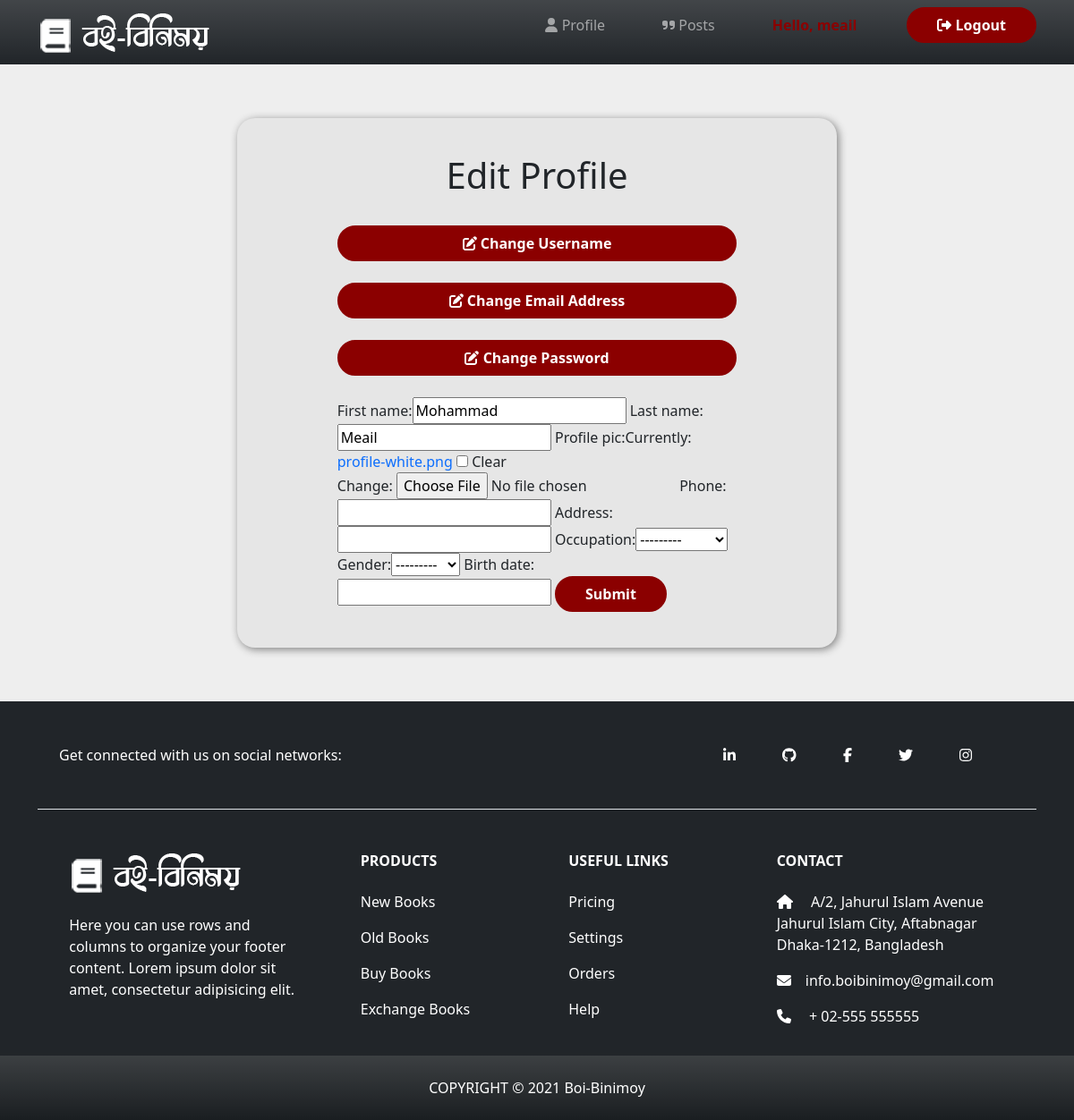
/edit-profile/ (signed in), run on an earlier commit of the app's database.
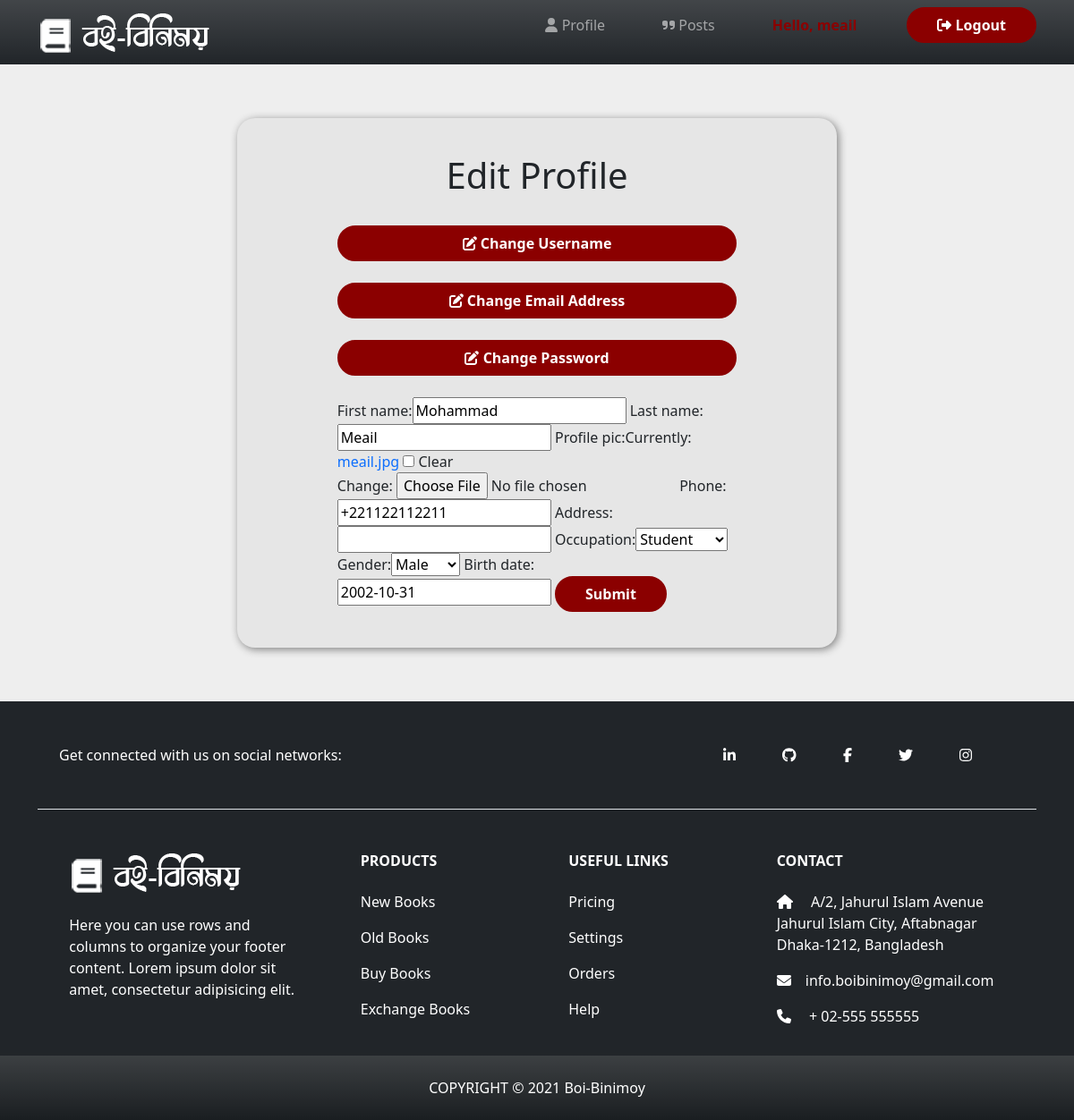
And on a later commit of the database.
### users/models.py (models this page shows, shortened)
class Customer(models.Model):
    GENDER_TYPE = (
        ('Male','Male'),
        ('Female','Female'),
        ('Others','Others')
    )
    OCCUPATION_TYPE = (
        ('Student','Student'),
        ('Job-Holder','Job-Holder'),
    )
    username = models.OneToOneField(User, null=True, blank=True, on_delete=models.CASCADE)
    first_name = models.CharField(max_length=200, null=True, blank=True)
    last_name = models.CharField(max_length=200, null=True, blank=True)
    profile_pic = models.ImageField(default='profile-white.png', null=True, blank=True)
    phone = models.CharField(max_length=200, null=True, blank=True)
    email = models.CharField(max_length=200, null=True, blank=True)
    address = models.CharField(max_length=200, null=True, blank=True)
    occupation = models.CharField(max_length=50,choices=OCCUPATION_TYPE, null=True,blank=True)
    gender = models.CharField(max_length=50,choices=GENDER_TYPE, null=True,blank=True)
    birth_date = models.DateField(null=True, blank=True)
    created = models.DateTimeField(auto_now_add=True)
    updated = models.DateTimeField(auto_now=True)

### users/decorators.py (the view)
        def wrapper_func(request, *args, **kwargs):
            group = None
            if request.user.groups.exists():
                group = request.user.groups.all()[0].name
            if group in allowed_roles:
                return view_func(request, *args, **kwargs)
            else:
                return render(request,'users/unauthorized_page.html')

### users/forms.py
class CustomerForm(ModelForm):
    class Meta:
        model = Customer
        fields = '__all__'
        exclude = ['username','email']

### users/views.py (called while the page is built, shortened)
@login_required(login_url='login')
@allowed_users(allowed_roles=['customer'])
def editUserProfile(request):
    customer = Customer.objects.get(username=request.user)
    myUser = User.objects.get(username=request.user)
    form = CustomerForm(instance=customer)
    context = {'myUser':request.user,'form':form}
    return render(request,'users/edit_user_profile.html',context)

### templates/users/edit_user_profile.html (shortened to what this page needs)
{% extends 'users/main.html' %}
{% load static %}
{% load bootstrap %}
{% block content %}
<div class="container">
    <div class="form-div">
        <h1 class="text-center">Edit Profile</h1><br>
        <a class="btn btn-darkred width-full" href='{% url "change-username" %}'><i class="fas fa-edit"></i> Change Username</a><br><br>
        <a class="btn btn-darkred width-full" href='{% url "change-email" %}'><i class="fas fa-edit"></i> Change Email Address</a><br><br>
        <a class="btn btn-darkred width-full" href='{% url "change-password" %}'><i class="fas fa-edit"></i> Change Password</a><br><br>
        <form method="POST" action="" enctype="multipart/form-data">
            {{ form|bootstrap }}
            <input class="btn btn--sub btn--lg  my-md btn-darkred" type="submit" value="Submit" />
        </form>
    </div>
</div>
{% endblock %}

### templates/users/main.html (shortened to what this page needs)
<!DOCTYPE html>
{% load static %}
<html lang="en">
<head>
    <link rel="stylesheet" href="{% static 'css/fontawesome.css' %}">
    <link href="https://cdn.jsdelivr.net/npm/bootstrap@5.1.3/dist/css/bootstrap.min.css" rel="stylesheet">
    <link rel="stylesheet" href="{% static 'css/style.css' %}">
    <link rel="stylesheet" href="{% static 'css/books-style.css' %}">
</head>
<body>
    {% include 'users/navbar.html' %}
    {% block content %}
    {% endblock %}
    {% include 'users/footer.html' %}
</body>
</html>

### templates/users/navbar.html (shortened to what this page needs)
{% load static %}
<nav class="navbar navbar-expand-lg navbar-dark bg-dark bg-gradient">
    <div class="container">
      <a class="navbar-brand" href="{% url 'home' %}"><img src="{% static 'images/logo.png' %}" alt=""></a>
      <div>
          <div class="collapse navbar-collapse" id="navbarNav">
            <ul class="navbar-nav">
              {% if request.user.groups.all.0.name == 'admin' %}
              <li class="nav-item">
                <a class="nav-link" href='{% url "admin-panel" request.user.username %}'>
                  <svg xmlns="http://www.w3.org/2000/svg" width="16" height="16" fill="currentColor" class="bi bi-grid" viewBox="0 0 16 16">
                    <path d="M1 2.5A1.5 1.5 0 0 1 2.5 1h3A1.5 1.5 0 0 1 7 2.5v3A1.5 1.5 0 0 1 5.5 7h-3A1.5 1.5 0 0 1 1 5.5v-3zM2.5 2a.5.5 0 0 0-.5.5v3a.5.5 0 0 0 .5.5h3a.5.5 0 0 0 .5-.5v-3a.5.5 0 0 0-.5-.5h-3zm6.5.5A1.5 1.5 0 0 1 10.5 1h3A1.5 1.5 0 0 1 15 2.5v3A1.5 1.5 0 0 1 13.5 7h-3A1.5 1.5 0 0 1 9 5.5v-3zm1.5-.5a.5.5 0 0 0-.5.5v3a.5.5 0 0 0 .5.5h3a.5.5 0 0 0 .5-.5v-3a.5.5 0 0 0-.5-.5h-3zM1 10.5A1.5 1.5 0 0 1 2.5 9h3A1.5 1.5 0 0 1 7 10.5v3A1.5 1.5 0 0 1 5.5 15h-3A1.5 1.5 0 0 1 1 13.5v-3zm1.5-.5a.5.5 0 0 0-.5.5v3a.5.5 0 0 0 .5.5h3a.5.5 0 0 0 .5-.5v-3a.5.5 0 0 0-.5-.5h-3zm6.5.5A1.5 1.5 0 0 1 10.5 9h3a1.5 1.5 0 0 1 1.5 1.5v3a1.5 1.5 0 0 1-1.5 1.5h-3A1.5 1.5 0 0 1 9 13.5v-3zm1.5-.5a.5.5 0 0 0-.5.5v3a.5.5 0 0 0 .5.5h3a.5.5 0 0 0 .5-.5v-3a.5.5 0 0 0-.5-.5h-3z"/>
                  </svg>
                  Admin Panel</a>
              </li>
              {% elif request.user.groups.all.0.name == 'customer' %}
              <li class="nav-item">
                <a class="nav-link" href='{% url "user-profile" request.user.username %}'><i class="fas fa-user"></i> Profile</a>
              </li>
              <li class="nav-item">
                <a class="nav-link" href="{% url 'books-home' %}"><i class="fas fa-quote-right"></i> Posts</a>
              </li>
              {% endif %}
              {% if request.user.is_authenticated %}
              <li class="nav-item">
                <p class="nav-link active" style="color: darkred; font-weight: 700;">Hello, {{request.user.username}}</p>
              </li>
              <li class="nav-item">
                <a class="btn btn-darkred" href="{% url 'logout' %}"><i class="fas fa-sign-out-alt"></i> Logout</a>
              </li>
              {% else %}
              <li class="nav-item">
                <a class="btn btn-darkred" href="{% url 'login' %}"><i class="fas fa-sign-in-alt"></i> Login</a>
              </li>
              {% endif %}
            </ul>
          </div>
      </div>
    </div>
  </nav>

### templates/users/footer.html
{% load static %}
<footer class="text-center text-lg-start bg-dark text-white">
    <div class="container">
        <br>
        <section class="d-flex justify-content-center justify-content-lg-between p-4 border-bottom pb-5">
            <div class="me-5 d-none d-lg-block">
                <span>Get connected with us on social networks:</span>
            </div>
            <div>
                <a href="#" class="me-5 text-white"><i class="fab fa-linkedin-in"></i></a>
                <a href="#" class="me-5 text-white"><i class="fab fa-github"></i></a>
                <a href="#" class="me-5 text-white"><i class="fab fa-facebook-f"></i></a>
                <a href="#" class="me-5 text-white"><i class="fab fa-twitter"></i></a>
                <a href="#" class="me-5 text-white"><i class="fab fa-instagram"></i></a>
            </div>
        </section>
        <section class="">
            <div class="container text-center text-md-start mt-5">
                <div class="row mt-3">
                    <div class="col-md-3 col-lg-4 col-xl-3 mx-auto">
                        <a class="navbar-brand" href="{% url 'home' %}"><img src="{% static 'images/logo.png' %}" alt=""></a><br><br>
                        <p>Here you can use rows and columns to organize your footer content. Lorem ipsum dolor sit amet, consectetur adipisicing elit.</p>
                    </div>
                    <div class="col-md-2 col-lg-2 col-xl-2 mx-auto mb-4">
                        <h6 class="text-uppercase fw-bold mb-4">Products</h6>
                        <p><a href="#" class="text-reset">New Books</a></p>
                        <p><a href="#" class="text-reset">Old Books</a></p>
                        <p><a href="#" class="text-reset">Buy Books</a></p>
                        <p><a href="#" class="text-reset">Exchange Books</a></p>
                    </div>
                    <div class="col-md-3 col-lg-2 col-xl-2 mx-auto mb-4">
                        <h6 class="text-uppercase fw-bold mb-4">Useful links</h6>
                        <p><a href="#" class="text-reset">Pricing</a></p>
                        <p><a href="#" class="text-reset">Settings</a></p>
                        <p><a href="#" class="text-reset">Orders</a></p>
                        <p><a href="#" class="text-reset">Help</a></p>
                    </div>
                    <div class="col-md-4 col-lg-3 col-xl-3 mx-auto mb-md-0 mb-4">
                        <h6 class="text-uppercase fw-bold mb-4">Contact</h6>
                        <p><i class="fas fa-home me-3"></i> A/2, Jahurul Islam Avenue<br> Jahurul Islam City, Aftabnagar<br> Dhaka-1212, Bangladesh</p>
                        <p><i class="fas fa-envelope me-3"></i>info.boibinimoy@gmail.com</p>
                        <p><i class="fas fa-phone me-3"></i> + 02-555 555555</p>
                    </div>
                </div>
            </div>
        </section>
    </div>
    <div class="text-center p-4 bg-gradient" style="background-color: rgba(0, 0, 0, 0.2);">
        COPYRIGHT © 2021 Boi-Binimoy
    </div>
</footer>

### static/css/style.css (style rules this page uses)
.width-full { width: 100%; }
.btn-darkred { font-weight: bold; color: white; background-color: darkred; border-radius: 1.5rem; border: 2px solid darkred; padding: 6px 32px; }
.nav-link { margin-right: 3rem; }
a { text-decoration: none; }
body { background:#eee; }
.form-div { background-color: rgb(230, 230, 230); margin: 60px 20%; padding: 40px 10%; border-radius: 20px; box-shadow: 2px 2px 10px gray; transition: 0.3s; }

What changed in the data, as far as the page shows it:
changed Customer "Mohammad": phone (not shown) → "+221122112211"; occupation "---------" → "Student"; gender "---------" → "Male"; birth_date (not shown) → "2002-10-31"
Also different on the page:
text no longer shown: "First name: Last name: Profile pic: Currently: profile-white.png Clear Change: Phone: Address: Occupation: Gender: Birth date:"
text now shown: "First name: Last name: Profile pic: Currently: meail.jpg Clear Change: Phone: Address: Occupation: Gender: Birth date:"
